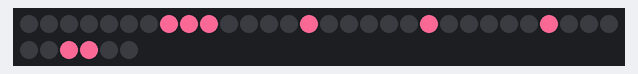
Recording of a sketch running on a simulated ATtiny85, built with avr-gcc and run on an emulated ATtiny85. Parts: 36 RGB LEDs in strip order, left to right, continuing on the next row. Dim RGB values are drawn brighter than linear; random numbers use the default seed unless the sketch sets one.

Above: at 0.55 s.
At 1.51 s:
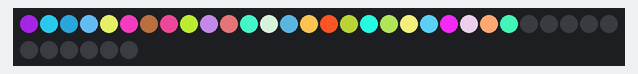
At 2.65 s:
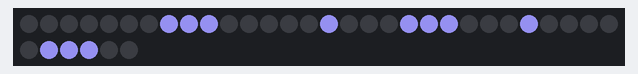
At 3.3 s:
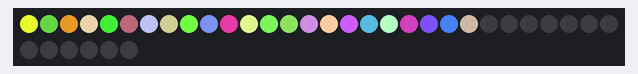
At 3.67 s:
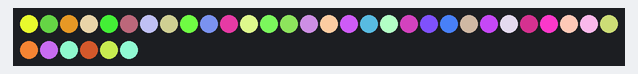
At 4.4 s:
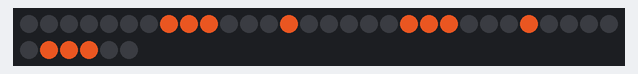

The sketch:

blinker.ino
```cpp
#include "FastLED.h"

#define NUM_LEDS            36
#define DATA_PIN            PB2
int ANIMATION_DELAY         = 50;
CRGB                        leds[NUM_LEDS];

const short ONE[]        = {33,32,26,20,14,8,9,7};
const short TWO[]        = {33,32,31,25,19,20,21,15,9,8,7};
const short THREE[]      = {33,32,31,25,19,13,7,8,9,20,21};
const short FOUR[]       = {33,27,21,20,19,25,31,13,7};
const short FIVE[]       = {31,32,33,27,21,20,19,13,7,8,9};
const short SIX[]        = {31,32,33,27,21,20,19,13,7,8,9,15};

/* ********************************************************************************************************
 *  Core
 *  *******************************************************************************************************/
void setup() {
  //pinMode(PB3, OUTPUT);
  //digitalWrite(PB3, HIGH);
  FastLED.addLeds<WS2812B, DATA_PIN, GRB>(leds, NUM_LEDS);
}

void loop() {
  one();
  randomAnimation();
  two();
  randomAnimation();
  three();
  randomAnimation();
  four();
  randomAnimation();
  five();
  randomAnimation();
  six();
  randomAnimation();
}

/* ********************************************************************************************************
 *  Functions
 *  *******************************************************************************************************/
CRGB randomColor() {
  return CRGB( random(20, 255), random(20, 255), random(20, 255) );
}

void simpleFlash() {
  digitalWrite(PB3, LOW);
  delay(1000);
  digitalWrite(PB3, HIGH);
  delay(1000);
}

void clearDisplay() {
  for(int i = 0; i < NUM_LEDS; i++) {
    leds[i] = CRGB(0, 0, 0);
  }
}

void colorArray(short arr[], int arrSize, int ANIMATION_DELAY, CRGB color) {
  for (int i = 0; i < arrSize; i++) {
    leds[arr[i]] = color;
    FastLED.show();
    delay(ANIMATION_DELAY);
  }
}

void colorSingle(short pixel, int animationDelay, CRGB color) {
  leds[pixel] = color;
  FastLED.show();
  delay(animationDelay);
}

/* ********************************************************************************************************
 *  Numbers
 *  *******************************************************************************************************/
void one() {
  clearDisplay();
  colorArray(ONE, 8, ANIMATION_DELAY, randomColor());
  delay(250);
}

void two() {
  clearDisplay();
  colorArray(TWO, 11, ANIMATION_DELAY, randomColor());
}

void three() {
  clearDisplay();
  colorArray(THREE, 11, ANIMATION_DELAY, randomColor());
}

void four() {
  clearDisplay();
  colorArray(FOUR, 9, ANIMATION_DELAY, randomColor());
}

void five() {
  clearDisplay();
  colorArray(FIVE, 11, ANIMATION_DELAY, randomColor());
}

void six() {
  clearDisplay();
  colorArray(SIX, 12, ANIMATION_DELAY, randomColor());
}

/* ********************************************************************************************************
 *  Animations
 *  *******************************************************************************************************/
void randomAnimation() {
  switch(random(1,3)) {
    case 1: animation01(); break;
    case 2: animation02(); break;
    //case 3: animation03(); break;
    //case 4: animation04(); break;
    default: animation01(); break;
  }

  delay(250);
}

void animation01() {
  clearDisplay();

  for(int i = 0; i < NUM_LEDS; i++) {
    leds[i] = randomColor();
    FastLED.show();
    delay(ANIMATION_DELAY/2);
  }
}

void animation02() {
  clearDisplay();

  for(int i = NUM_LEDS; i >= 0; i--) {
    leds[i] = randomColor();
    FastLED.show();
    delay(ANIMATION_DELAY);
  }
}
```
